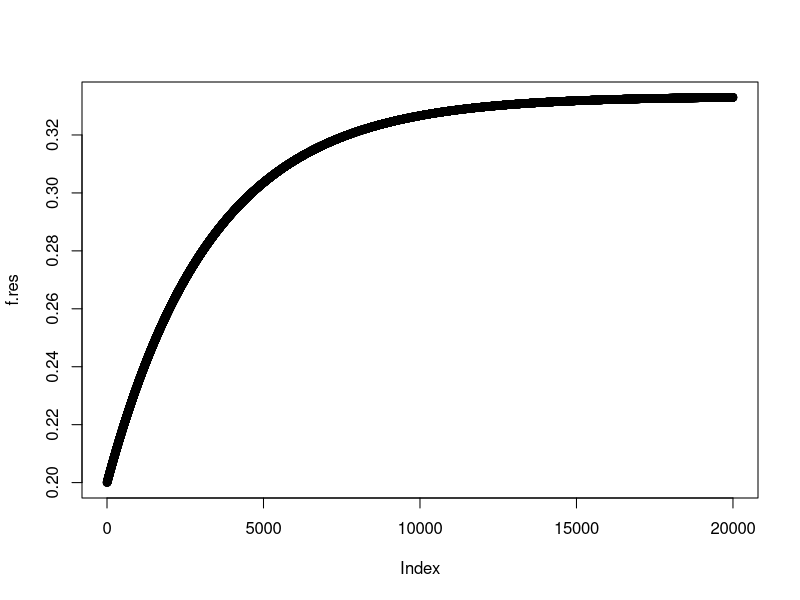
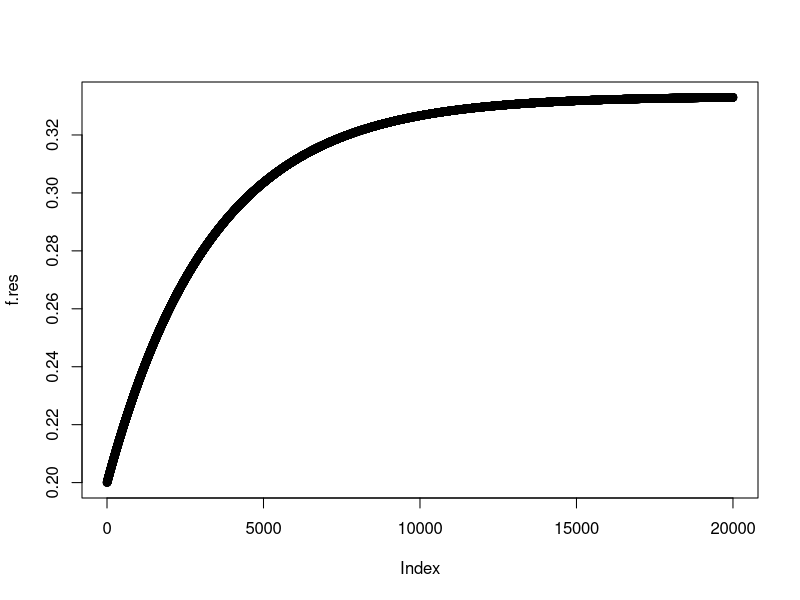

Reproduce these figures in R, in order.
## Drift and mutation formulas and trajectories


# Function for computing equlibrium heterozygosity 
H.eq <- function(N,u) 
    { 
    theta <- 4*N*u 
   H <- theta/(theta+1) 
    return(H) 
    } 
 
# Example run 
#plot(mut.drift(seq(100,1000000,10000), 10^-6) ) 
 
 
 
# Formula for change in f under drift and mutation 
 f <- function(f, N, u) 
    { 
    f.prime <- (((1/(2*N)) + ((1 - (1/(2*N)))*f))*((1-u)^2)) 
    return(f.prime)
    }

## approach to equilibrium for 20000 generations assuing N=5000 and u=10^-4

f.res    <- numeric()
f.res[1] <- 0.2
for(i in seq(2,20000) )
    {
     f.res[i] <- f(f.res[i-1], 5000, 10^-4)
    }
plot(f.res)  
    
# checando relação da convergência com valor de equilíbrio
f.res    <- numeric()
f.res[1] <- 0.2
for(i in seq(2,20000) )
    {
     f.res[i] <- f(f.res[i-1], 5000, 10^-4)
    }
plot(f.res)  

# checando valor de convergência com valor observado
abline(h=H.eq(5000, 10^-4))           
    
    
    
    
    
    
    
    
